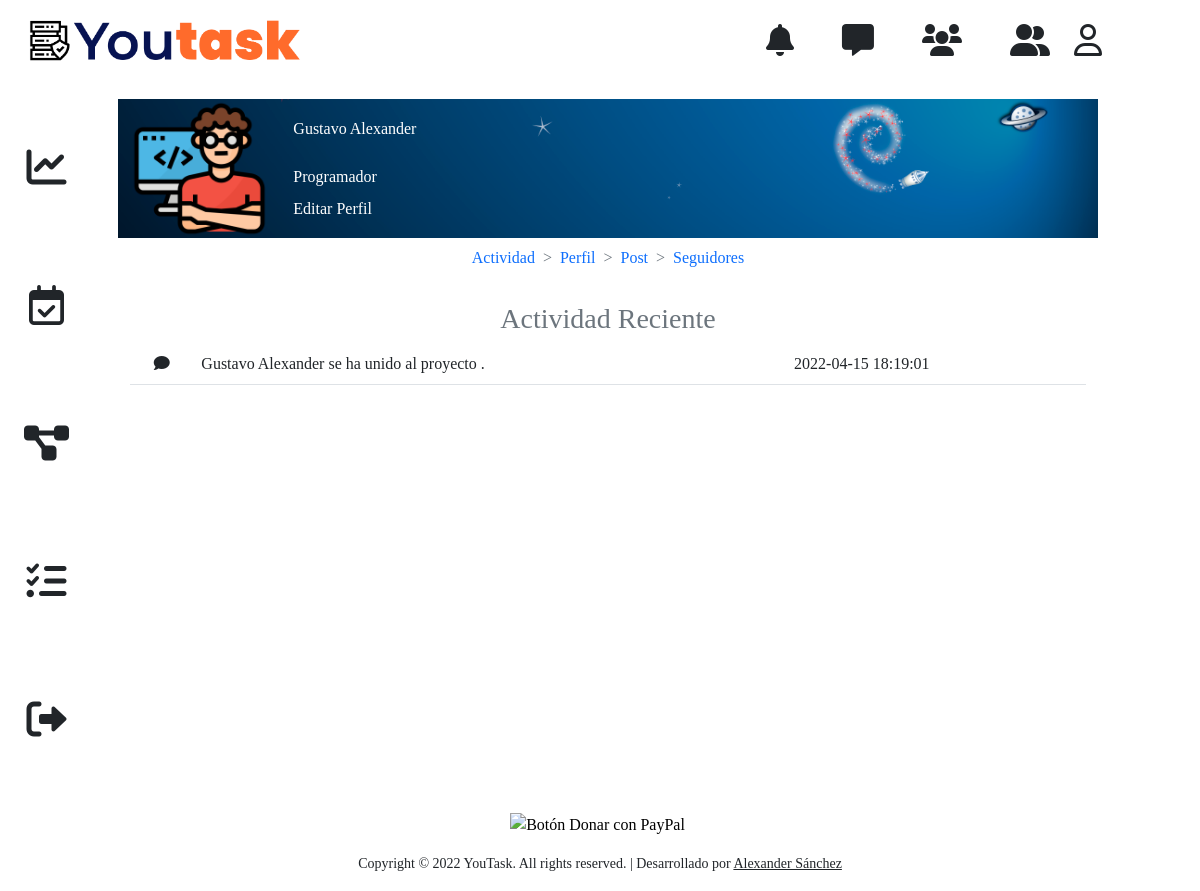
Page /actividad (signed in) on the committed database.
### tables this page shows
CREATE TABLE `activity` (
  `id` int NOT NULL AUTO_INCREMENT,
  `user_id` int NOT NULL,
  `action` varchar(100) NOT NULL,
  `project_id` int DEFAULT NULL,
  `task_id` int DEFAULT NULL,
  `post_id` int DEFAULT NULL,
  `create_at` timestamp NULL DEFAULT CURRENT_TIMESTAMP,
  PRIMARY KEY (`id`),
  KEY `fk_user_idx` (`user_id`),
  KEY `fk_post_activity_idx` (`post_id`),
  KEY `fk_project_activity_idx` (`project_id`),
  KEY `fk_task_activity_idx` (`task_id`),
  CONSTRAINT `fk_post_activity` FOREIGN KEY (`post_id`) REFERENCES `post` (`id`) ON DELETE CASCADE ON UPDATE CASCADE,
  CONSTRAINT `fk_project_activity` FOREIGN KEY (`project_id`) REFERENCES `Projects` (`id`) ON DELETE CASCADE ON UPDATE CASCADE,
  CONSTRAINT `fk_task_activity` FOREIGN KEY (`task_id`) REFERENCES `Tasks` (`id`) ON DELETE CASCADE ON UPDATE CASCADE,
  CONSTRAINT `fk_user_activity` FOREIGN KEY (`user_id`) REFERENCES `users` (`id`) ON DELETE CASCADE ON UPDATE CASCADE
);

CREATE TABLE `users` (
  `id` int NOT NULL AUTO_INCREMENT,
  `username` varchar(20) NOT NULL,
  `password` varchar(200) NOT NULL,
  `email` varchar(60) NOT NULL,
  `validate` tinyint(1) DEFAULT NULL,
  `token` varchar(100) DEFAULT NULL,
  `admin` tinyint(1) DEFAULT NULL,
  `avatar` varchar(200) NOT NULL DEFAULT 'male.png',
  `dateC` timestamp NOT NULL DEFAULT CURRENT_TIMESTAMP,
  `description` mediumtext,
  `rol` varchar(45) DEFAULT NULL,
  `apellidos` varchar(70) NOT NULL,
  `isSocials` tinyint(1) DEFAULT '1',
  `instagram` varchar(200) DEFAULT NULL,
  `github` varchar(200) DEFAULT NULL,
  `linkedin` varchar(200) DEFAULT NULL,
  `gen` tinyint DEFAULT NULL,
  PRIMARY KEY (`id`),
  UNIQUE KEY `email` (`email`)
);

### controllers/PanelController.php (called while the page is built, shortened)
<?php
class PanelController
{
    public static function showActivity(Router $router)
    {
        $user = Users::find('id', $_SESSION['user'], false);
        $activity = new Action();
        $activities = $activity->getAll($user->id, 0, 4);
        $router->render('app/activity', [
            'activities' => $activities,
        ]);
    }
}

### public/index.php (called while the page is built, shortened)
<?php
$router = new Router();
$router->post('/', [PageController::class, 'index']);
$router->get('/', [PageController::class, 'index']);
$router->get('/inicio', [PageController::class, 'index']);
$router->post('/inicio', [PageController::class, 'index']);
$router->get('/contacto', [PageController::class, 'contact']);
$router->get('/login', [LoginController::class, 'auth']);
$router->post('/login', [LoginController::class, 'auth']);
$router->get('/registro', [LoginController::class, 'register']);
$router->post('/registro', [LoginController::class, 'register']);
$router->get('/salir', [LoginController::class, 'logout']);
$router->get('/recuperar-password', [LoginController::class, 'forgetPassword']);
$router->post('/recuperar-password', [LoginController::class, 'forgetPassword']);
$router->get('/recovery-password', [LoginController::class, 'recoveryPassword']);
$router->post('/recovery-password', [LoginController::class, 'recoveryPassword']);
$router->get('/panel', [PanelController::class, 'index']);
$router->post('/panel', [PanelController::class, 'index']);
$router->get('/seguidores', [PanelController::class, 'showFriends']);
$router->post('/seguidores', [PanelController::class, 'showFriends']);
$router->get('/perfil', [PanelController::class, 'showPerfil']);
$router->post('/perfil', [PanelController::class, 'showPerfil']);
$router->get('/editar-perfil', [PanelController::class, 'editProfile']);
$router->post('/editar-perfil', [PanelController::class, 'editProfile']);
$router->get('/crear-proyecto', [PanelController::class, 'createProject']);
$router->post('/crear-proyecto', [PanelController::class, 'createProject']);
$router->get('/crear-tarea', [PanelController::class, 'createTask']);
$router->post('/crear-tarea', [PanelController::class, 'createTask']);
$router->get('/calendario', [PanelController::class, 'Calendar']);
$router->get('/proyectos', [PanelController::class, 'showProjects']);
$router->post('/proyectos', [PanelController::class, 'showProjects']);
$router->get('/proyecto', [PanelController::class, 'showProject']);
$router->post('/proyecto', [PanelController::class, 'showProject']);
$router->get('/tareas', [PanelController::class, 'showTasks']);
$router->post('/tarea', [PanelController::class, 'showTask']);
$router->get('/tarea', [PanelController::class, 'showTask']);
$router->get('/posts', [PanelController::class, 'showPosts']);
$router->post('/posts', [PanelController::class, 'showPosts']);
$router->get('/post', [PanelController::class, 'showPost']);
$router->post('/post', [PanelController::class, 'showPost']);
$router->get('/crear-post', [PanelController::class, 'create_post']);
$router->post('/crear-post', [PanelController::class, 'create_post']);
$router->get('/modificar-post', [PanelController::class, 'update_post']);
$router->post('/modificar-post', [PanelController::class, 'update_post']);
$router->get('/actividad', [PanelController::class, 'showActivity']);
$router->get('/seguidor', [PanelController::class, 'showFriend']);
$router->post('/seguidor', [PanelController::class, 'showFriend']);
$router->get('/mensajes', [PanelController::class, 'showMessages']);
$router->post('/mensajes', [PanelController::class, 'showMessages']);
$router->get('/actualizar-proyecto', [PanelController::class, 'updateProject']);
$router->post('/actualizar-proyecto', [PanelController::class, 'updateProject']);
$router->post('/actualizar-tarea', [PanelController::class, 'updateTask']);
$router->get('/actualizar-tarea', [PanelController::class, 'updateTask']);
$router->get('/miembros-proyecto', [PanelController::class, 'getMembersProjectC']);
$router->post('/miembros-proyecto', [PanelController::class, 'getMembersProjectC']);
$router->get('/api/posts', [APIController::class, 'listPosts']);
$router->post('/api/posts', [APIController::class, 'listPosts']);
$router->get('/api/post/delete', [APIController::class, 'deletePost']);
$router->post('/api/post/delete', [APIController::class, 'deletePost']);
$router->post('/api/post/update', [APIController::class, 'updatePost']);
$router->get('/api/post/update', [APIController::class, 'updatePost']);
$router->get('/api/friends', [APIController::class, 'listFriends']);
$router->post('/api/friends/delete', [APIController::class, 'deleteFriend']);
$router->post('/api/friends/update', [APIController::class, 'updateFriend']);
$router->get('/api/proyects', [APIController::class, 'listProjects']);
$router->get('/api/tasks', [APIController::class, 'listTasks']);
$router->get('/api/send_response_comment', [APIController::class, 'send_response_comment']);
$router->post('/api/send_response_comment', [APIController::class, 'send_response_comment']);
$router->post('/api/search-friends-for-name', [APIController::class, 'search_friends_for_name']);
$router->post('/api/send-resquest-friend', [APIController::class, 'send_resquest_friend']);
$router->get('/api/check-request-follower', [APIController::class, 'checkRequestFollower']);
$router->post('/api/check-request-follower', [APIController::class, 'checkRequestFollower']);
$router->post('/api/show-requests-followers', [APIController::class, 'getRequestsFollow']);
$router->get('/api/show-requests-followers', [APIController::class, 'getRequestsFollow']);
$router->post('/api/accept-follower', [APIController::class, 'acceptFollower']);
$router->post('/api/accept-reject', [APIController::class, 'RejectFollower']);
$router->get('/api/get-skills', [APIController::class, 'getAllSkills']);
$router->post('/api/check-skill', [APIController::class, 'checkSkill']);
$router->post('/api/create-skill', [APIController::class, 'createSkill']);
$router->post('/api/chat/app', [APIController::class, 'showChat']);
$router->post('/api/chat/app/send-message', [APIController::class, 'sendMessage']);
$router->get('/api/get-projects-paginate', [APIController::class, 'getProjectsPaginate']);
$router->post('/api/get-projects-paginate', [APIController::class, 'getProjectsPaginate']);
$router->get('/api/get-tasks-paginate', [APIController::class, 'getProjectsPaginate']);
$router->post('/api/get-tasks-paginate', [APIController::class, 'getTasksPaginate']);
$router->post('/api/delete', [APIController::class, 'delete']);
$router->post('/api/getMembersByProject', [APIController::class, 'getMembers']);
$router->post('/api/sendMessageProject', [APIController::class, 'sendMessageProject']);
$router->post('/api/getMessagesProjects', [APIController::class, 'getMessagesProjects']);
$router->post('/api/to-do-list', [APIController::class, 'getTaskByProject']);
$router->post('/api/addTaskByProject', [APIController::class, 'addTaskByProject']);
$router->post('/api/deleteFileByProject', [APIController::class, 'deleteFileByProject']);
$router->post('/api/getFriendsNotMembersByGroup', [APIController::class, 'getFriendsNotMembersByGroup']);
$router->post('/api/sendInvitationProject', [APIController::class, 'sendInvitationProject']);
$router->post('/api/insertAdminByProject', [APIController::class, 'insertAdminByProject']);
$router->get('/api/insertAdminByProject', [APIController::class, 'insertAdminByProject']);
$router->get('/api/dismisAdminByProject', [APIController::class, 'dismisAdminByProject']);
$router->post('/api/dismisAdminByProject', [APIController::class, 'dismisAdminByProject']);
$router->post('/api/checkAdminOrCreator', [APIController::class, 'checkAdminOrCreator']);
$router->post('/api/sendCommentChat', [APIController::class, 'sendCommentChat']);
$router->post('/api/showMessagesTask', [APIController::class, 'showMessagesTask']);
$router->post('/api/getEventsTask', [APIController::class, 'getEventsTask']);
$router->get('/api/getEvents', [APIController::class, 'getEvents']);
$router->post('/api/createEventC', [APIController::class, 'createEventC']);
$router->checkRutes();

### models/ActiveRecord.php (called while the page is built, shortened)
<?php
class ActiveRecord
{
    protected static $db;
    protected static $tabla = '';
    public static function setDB($database)
    {
        static::$db = $database;
    }
    public static function find($col, $item, bool $isAll)
    {
        $query = "SELECT * FROM " . static::$tabla  . " WHERE ${col} = '${item}' ";
        $data = static::consulSQL($query);
        return array_shift($data);
    }
    public static function consulSQL($query): array
    {
        $data = static::$db->query($query);
        $services = [];
        if ($data) {
            while ($record = $data->fetch_array(MYSQLI_ASSOC)) {
                $services[] = static::createObject($record);
            }
        }
        return $services;
    }
    protected static function createObject($record)
    {
        $object = new static;
        foreach ($record as $key => $value) {
            if (property_exists($object, $key)) {
                $object->$key = $value;
            } else if ($key == 'nameService') {
                $object->$key = $value;
            }
        }
        return $object;
    }
}

### models/Action.php (called while the page is built, shortened)
<?php
class Action extends ActiveRecord
{
    public function getAll(int $user, int $limit, int $type): array
    {
        $query = null;
        switch ($type) {
            case 4:
                $query = "SELECT users.username as username, action, post.id as post_id, Tasks.id as task_id, Projects.id as project_id , post.name as post_name , Tasks.name as task_name, Projects.name as project_name,activity.create_at FROM activity ";
                $query .= "LEFT JOIN post ON activity.post_id = post.id ";
                $query .= "LEFT JOIN Projects ON activity.project_id = Projects.id ";
                $query .= "LEFT JOIN Tasks ON activity.task_id = Tasks.id ";
                break;
        }
        $query .= "LEFT JOIN users ON activity.user_id = users.id ";
        $query .= "WHERE users.id = $user ";
        return static::consulSQL($query);
    }
}

### views/app/activity.php (the view, shortened to what this page needs)
<?php include_once __DIR__ . "/../templates/perfil_header.php"; ?>
<div class="row mt-3">
    <div class="activity_perfil col">
        <div class="d-flex flex-column">
            <h3 class="text-center text-secondary mb-2">Actividad Reciente </h3>
        </div>
    </div>
</div>
<div class="table-responsive activity_perfil">
    <table class="table">
        <tbody>
            <?php foreach ($activities as $activity) : ?>
                <?php
                $item_name = null;
                ?>
                <tr>
                    <td class="text-center">
                        <i class="fa fa-comment"></i>
                    </td>
                    <td>
                        <?php echo $activity->username . " ";
                        echo $activity->action;
                        ?> <a href="#"><?php echo $item_name; ?></a> .
                    </td>
                    <td>
                        <?php echo $activity->create_at; ?>
                    </td>
                </tr>
            <?php endforeach; ?>
        </tbody>
    </table>
</div>

### rows in the picture
activity: user.username "Gustavo Alexander", action "se ha unido al proyecto", create_at "2022-04-15 18:19:01"

### other values in the picture
$_SESSION['username'] "Gustavo Alexander"
$_SESSION['rol'] "Programador"
